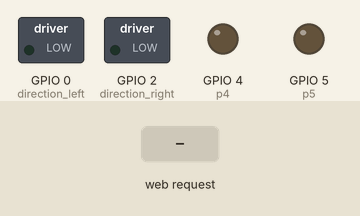
This program was run on a simulated ESP8266 board running MicroPython. Shown: switched loads named in the program (green lamp = pin HIGH), output pins drawn as LEDs (lit = HIGH). The inputs (shaded band) are chosen by the test bench. What the program prints to the serial console is not drawn.

Above: at 1.2 s.
1.3 s: HTTP request GET /?COMMAND=FORWARD received
At 2.5 s:
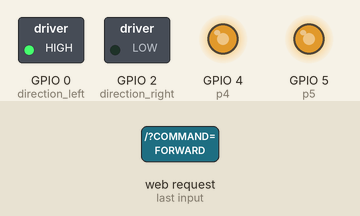
2.8 s: HTTP request GET /?COMMAND=BACKWARD received
At 3.8 s:
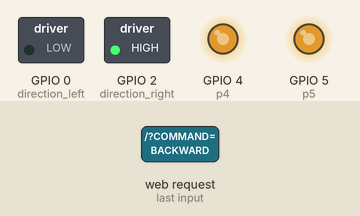
4.3 s: HTTP request GET /?COMMAND=RIGHT received
At 5.0 s:
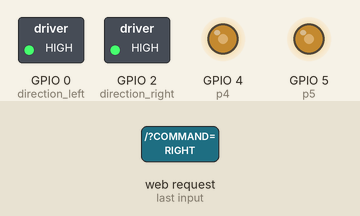
5.8 s: HTTP request GET /?COMMAND=LEFT received
At 6.1 s:
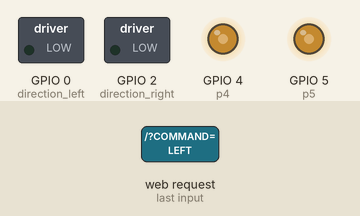
Timing chart, 0 to 8.3 s (numbered marks = the images above; inputs shaded):
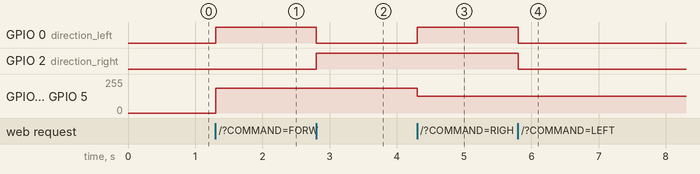

The program:

robot_control.py
```python
import socket
import machine

# D1: GPIO5: Motor A
p5 = machine.Pin(5)
motor_left_pin = machine.PWM(p5, freq=1000)

# D2: GPIO4: Motor B
p4 = machine.Pin(4)
motor_right_pin = machine.PWM(p4, freq=1000)

# D3: GPIO0: direction A
direction_left = machine.Pin(0, machine.Pin.OUT)
# D4: GPIO2: direction B
direction_right = machine.Pin(2, machine.Pin.OUT)


def go_forward():
    reset_motors()
    motor_left(750, 1)
    motor_right(750, 1)


def go_backward():
    reset_motors()
    motor_left(750, 0)
    motor_right(750, 0)


def go_right():
    reset_motors()
    motor_left(500, 1)
    motor_right(500, 0)


def go_left():
    reset_motors()
    motor_left(500, 0)
    motor_right(500, 1)


def motor_left(duty, motor_direction):
    if motor_direction == 1:
        direction_left.high()
    else:
        direction_left.low()
    motor_left_pin.duty(duty)


def motor_right(duty, motor_direction):
    if motor_direction == 1:
        direction_right.low()
    else:
        direction_right.high()
    motor_right_pin.duty(duty)


def reset_motors():
    motor_left_pin.duty(0)
    motor_right_pin.duty(0)

# init:
reset_motors()

s = socket.socket()
s.bind(('', 80))
s.listen(5)

while True:
    conn, addr = s.accept()
    print("Got a connection from %s" % str(addr))
    request_bytes = conn.recv(1024)

    conn.sendall('HTTP/1.1 200 OK\nConnection: close\nServer: NodeMCU\nContent-Type: text/html\n\n')

    print("Request content = %s" % str(request_bytes))
    request = request_bytes.decode("utf-8")
    command_go_forward = request.find('COMMAND=FORWARD')
    command_go_backward = request.find('COMMAND=BACKWARD')
    command_go_right = request.find('COMMAND=RIGHT')
    command_go_left = request.find('COMMAND=LEFT')
    command_stop = request.find('COMMAND=STOP')
    # check image:
    request_favicon = request.find('/favicon.ico')
    request_image = request.find('/img/')

    if request_favicon > 0:
        print('favicon requested.')
        with open("/favicon.ico", "rb") as img:
            conn.sendall(img.read())
    elif request_image > 0:
        file_img = request[request_image+5:request.find('.png')] + ".png"
        print('image requested: %s' % file_img)
        with open("/img/"+file_img, "rb") as img:
            conn.send(img.read())
    elif command_go_forward > 0:
        print('go forward')
        go_forward()
    elif command_go_backward > 0:
        print('go backward')
        go_backward()
    elif command_go_right > 0:
        print('go right')
        go_right()
    elif command_go_left > 0:
        print('go left')
        go_left()
    elif command_stop > 0:
        print('stop motors')
        reset_motors()
    else:
        with open('commands.html', 'r') as html:
            conn.sendall(html.read())

    conn.sendall('\n')
    conn.close()
    print("Connection with %s closed" % str(addr))
```

Measured:
- after the input at 1.3 s, GPIO 0 (direction_left): LOW → HIGH at once; GPIO 4 (p4), GPIO 5 (p5): 0/255 → 187/255 at once
- after the input at 2.8 s, GPIO 0 (direction_left): HIGH → LOW at once; GPIO 2 (direction_right): LOW → HIGH at once
- after the input at 4.3 s, GPIO 0 (direction_left): LOW → HIGH at once; GPIO 4 (p4), GPIO 5 (p5): 187/255 → 125/255 at once
- after the input at 5.8 s, GPIO 0 (direction_left), GPIO 2 (direction_right): HIGH → LOW at once
